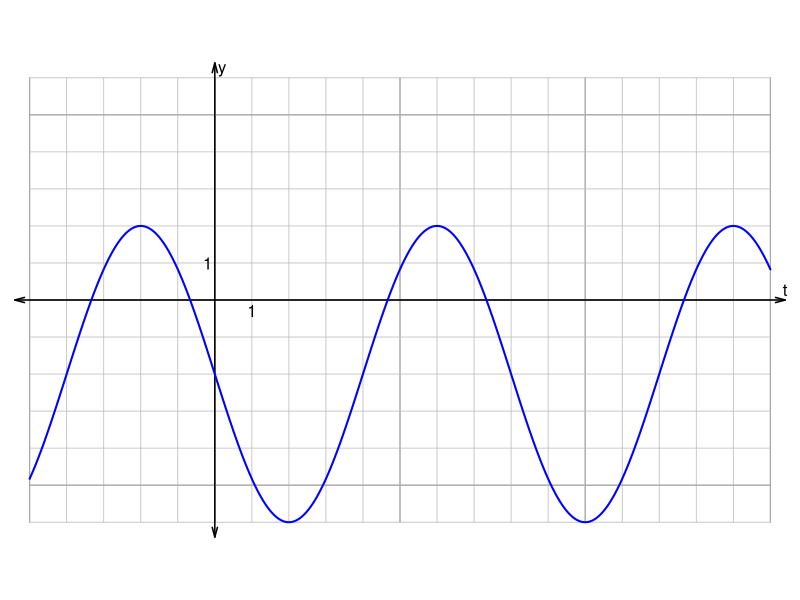
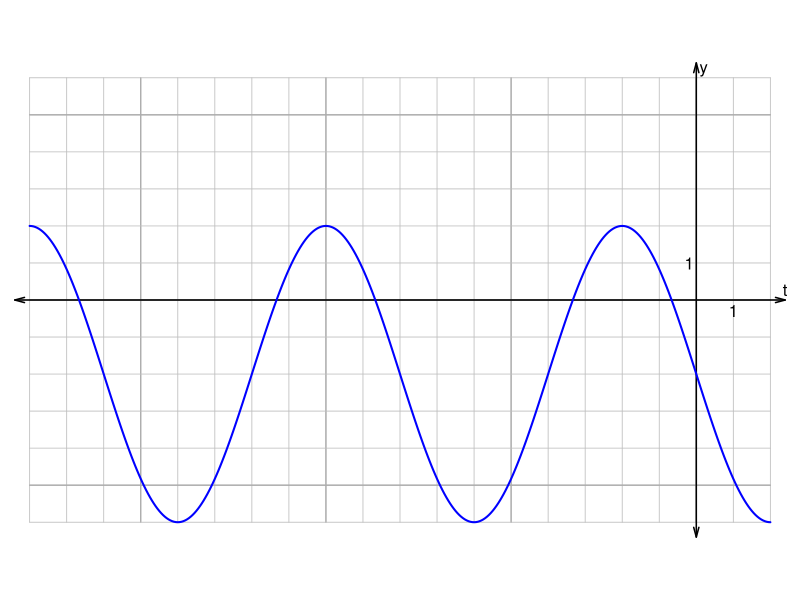
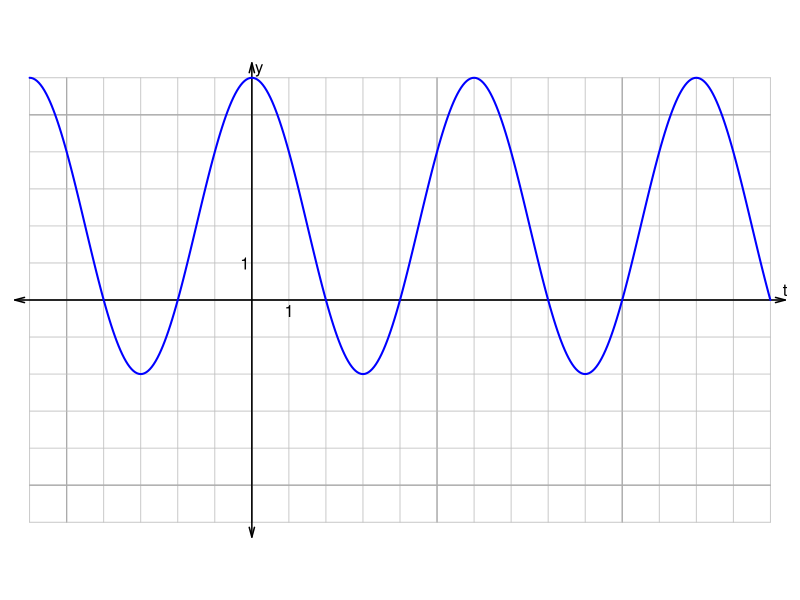
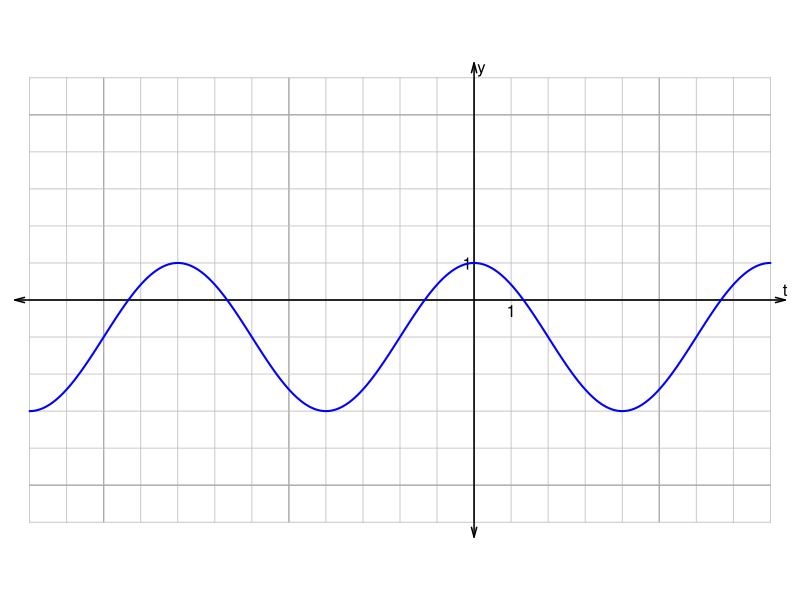
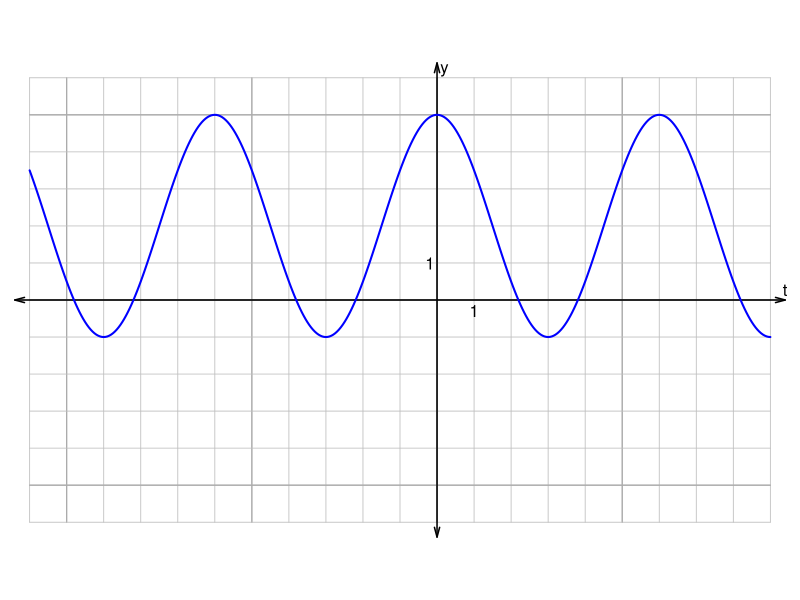
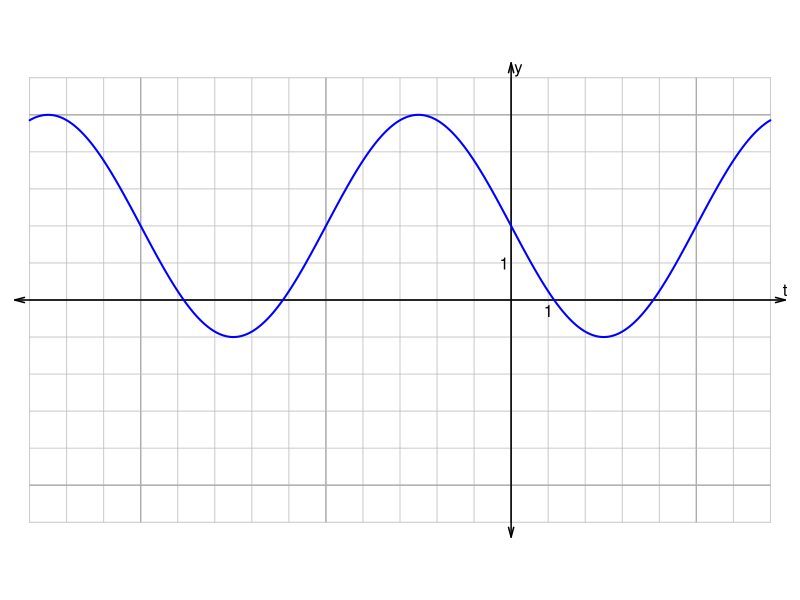
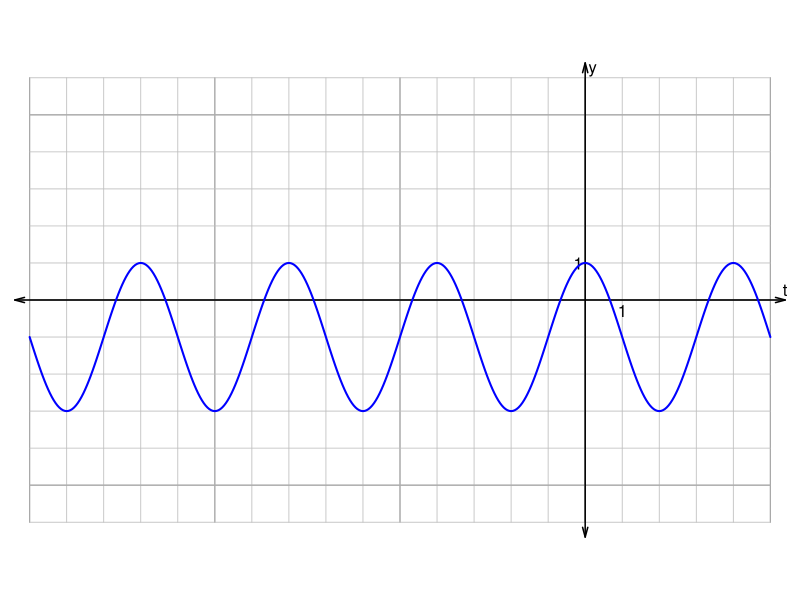
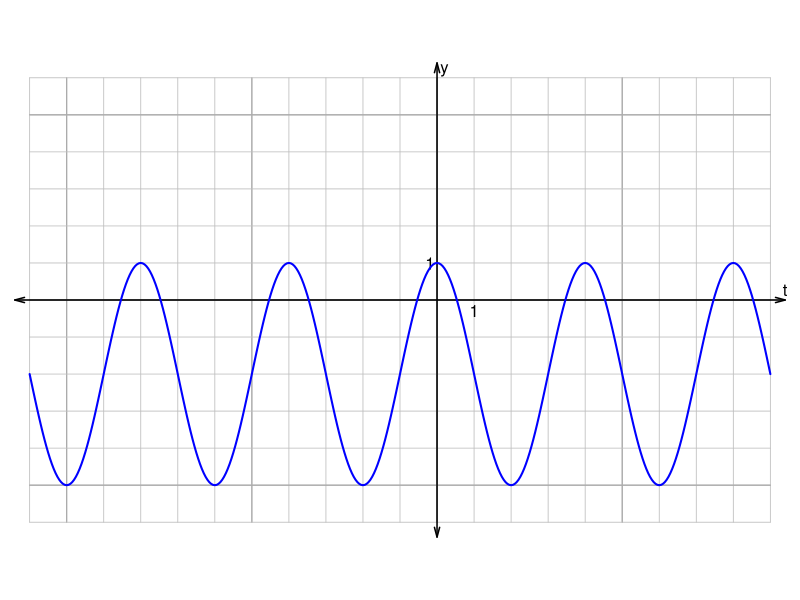

Generate these figures, in order, with R: (Note: this script raises an error after producing the figures.)
# Give graph of sin or cos
# Ask for eq

# choose between -A*sin, A*sin, -A*cos, A*cos
# choose correct A
# choose correct P
# choose correct D
# get right A and P
# get right A and D
# get right P and D

ques = ""
sols = ""
pw = 500
ph = 300
dom = 10
ran = 6

mkeq = function(A,P,D,cs){
    if(cs=="cos"){
        st = paste0("y=",A,"C(FP#",round(P/2),"#t)+",D)
    } else {
        st = paste0("y=",A,"S(FP#",round(P/2),"#t)+",D)
    }
    st = gsub("+-","-",st,fixed=T)
    return(st)
}

for(i in 1:200){
    xmin = sample(-18:-2,1)
    xmax = xmin+20
    P = sample(c(4,6,8,10),1)
    A = sample(c(2,3,4),1)*sample(c(-1,1),1)
    D = sample(c(-2,-1,1,2),1)
    cs = sample(c("cos","sin"))
    x = seq(xmin,xmax,0.05)
    ceq = mkeq(A,P,D,cs[1])
    if(cs[1]=="cos"){
        y = A*cos(2*pi/P*x)+D
    }
    if(cs[1]=="sin"){
        y = A*sin(2*pi/P*x)+D
    }
    pt = sample(1:9,1)
    if(pt==1){
        eq1 = mkeq(abs(A),P,D,"sin")
        eq2 = mkeq(abs(A),P,D,"cos")
        eq3 = mkeq(-abs(A),P,D,"sin")
        eq4 = mkeq(-abs(A),P,D,"cos")
    }
    if(pt==2){
        As = sample(c(-4,-3,-2,2,3,4),4)
        if(!(A %in% As)){
            As[sample(1:4,1)] = A
        }
        As = sort(As)
        eq1 = mkeq(As[1],P,D,cs[1])
        eq2 = mkeq(As[2],P,D,cs[1])
        eq3 = mkeq(As[3],P,D,cs[1])
        eq4 = mkeq(As[4],P,D,cs[1])
    }
    if(pt==3){
        Ps = c(4,6,8,10)
        eq1 = mkeq(A,4,D,cs[1])
        eq2 = mkeq(A,6,D,cs[1])
        eq3 = mkeq(A,8,D,cs[1])
        eq4 = mkeq(A,10,D,cs[1])
    }
    if(pt==4){
        eq1 = mkeq(A,P,-2,cs[1])
        eq2 = mkeq(A,P,-1,cs[1])
        eq3 = mkeq(A,P,1,cs[1])
        eq4 = mkeq(A,P,2,cs[1])
    }
    if(pt==5){
        eq1 = mkeq(-abs(A),P,-abs(D),cs[1])
        eq2 = mkeq(-abs(A),P,abs(D),cs[1])
        eq3 = mkeq(abs(A),P,-abs(D),cs[1])
        eq4 = mkeq(abs(A),P,abs(D),cs[1])
    }
    if(pt==6){
        eq1 = mkeq(A,P,-abs(D),"sin")
        eq2 = mkeq(A,P,abs(D),"sin")
        eq3 = mkeq(A,P,-abs(D),"cos")
        eq4 = mkeq(A,P,abs(D),"cos")
    }
    if(pt==7){
        As = sample(c(-4,-3,-2,2,3,4),2)
        if(!(A %in% As)){
            As[sample(1:2,1)] = A
        }
        As = sort(As)
        Ps = sample(c(4,6,8,10),2)
        if(!(P %in% Ps)){
            Ps[sample(1:2,1)] = P
        }
        Ps = sort(Ps)
        eq1 = mkeq(As[1],Ps[1],D,cs[1])
        eq2 = mkeq(As[1],Ps[2],D,cs[1])
        eq3 = mkeq(As[2],Ps[1],D,cs[1])
        eq4 = mkeq(As[2],Ps[2],D,cs[1])
    }
    if(pt==8){
        Ps = sample(c(4,6,8,10),2)
        if(!(P %in% Ps)){
            Ps[sample(1:2,1)] = P
        }
        Ps = sort(Ps)
        eq1 = mkeq(A,Ps[1],D,"sin")
        eq2 = mkeq(A,Ps[2],D,"sin")
        eq3 = mkeq(A,Ps[1],D,"cos")
        eq4 = mkeq(A,Ps[2],D,"cos")
    }
    if(pt==9){
        Ps = sample(c(4,6,8,10),2)
        if(!(P %in% Ps)){
            Ps[sample(1:2,1)] = P
        }
        Ps = sort(Ps)
        eq1 = mkeq(-abs(A),Ps[1],D,cs[1])
        eq2 = mkeq(-abs(A),Ps[2],D,cs[1])
        eq3 = mkeq(abs(A),Ps[1],D,cs[1])
        eq4 = mkeq(abs(A),Ps[2],D,cs[1])
    }
    eqs = c(eq1,eq2,eq3,eq4)
    ca = which(eqs==ceq)
    
    png(paste0("p3/p_",sprintf("%04d",i),".png"),500,300)
    par(mar=c(0,0,0,0))
    plot(0,0,"n",axes=F,ann=F,xlim=c(xmin,xmax),ylim=c(-6,6),asp=1)
    for(xx in seq(xmin,xmax,1)){
        lines(c(xx,xx),c(-6,6),col="grey",lwd=0.8)
        if(xx%%5==0){
            lines(c(xx,xx),c(-6,6),col="darkgrey",lwd=1.2) 
        }
    }
    for(yy in seq(-6,6,1)){
        lines(c(xmin,xmax),c(yy,yy),col="grey",lwd=0.8)    
    }
    for(yy in seq(-5,5,5)){
        lines(c(xmin,xmax),c(yy,yy),col="darkgrey",lwd=1.2)    
    }
    arrows(xmin-0.4,0,xmax+0.4,0,0.1,15,3,lwd=1.5)
    arrows(0,-6.4,0,6.4,0.1,15,3,lwd=1.5)
    text(xmax+0.4,0,"t",adj=c(0.5,-0.3))
    text(1,0,"1",adj=c(0.5,1.3))
    text(0,6.3,"y",adj=c(-0.4,0.5))
    text(0,1,"1",adj=c(1.3,0.5))
    lines(x,y,col="blue",lwd=2)
    dev.off()
    s = paste0(c(eqs,ca),collapse="&")
    sols = paste0(sols,s,"\n")
}

fileConn<-file("p3/data.txt")
writeLines(sols, fileConn)
close(fileConn)
